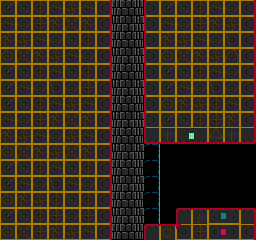

The image is a tile-based game level rendered from a .tmx file. Its description and complete source (layers, tilesets, objects, tile grids) follow:
An orthogonal 16x15 tile map with 16x16 px tiles, 2 tile layers (back, front) and 4 objects (Lift).

<map version="1.0" orientation="orthogonal" width="16" height="15" tilewidth="16" tileheight="16">
 <tileset firstgid="1" name="tiles1" tilewidth="16" tileheight="16">
  <image source="../../img/tiles/tiles0.gif" trans="ff00ff" width="256" height="256" />
 </tileset>
 <layer name="back" width="16" height="15">
  <data encoding="csv">
0,0,0,0,0,0,182,131,132,198,0,0,0,0,0,0,
0,0,0,0,0,0,182,147,148,198,0,0,0,0,0,0,
0,0,0,0,0,0,182,131,132,198,0,0,0,0,0,0,
0,0,0,0,0,0,182,147,148,198,0,0,0,0,0,0,
0,0,0,0,0,0,182,131,132,198,0,0,0,0,0,0,
0,0,0,0,0,0,182,147,148,198,0,0,0,0,0,0,
0,0,0,0,0,0,182,131,132,198,0,0,0,0,0,0,
0,0,0,0,0,0,182,147,148,198,0,0,0,0,0,0,
0,0,0,0,0,0,182,131,132,198,0,0,0,0,0,0,
0,0,0,0,0,0,182,147,148,198,0,0,0,0,0,0,
0,0,0,0,0,0,182,131,132,198,0,0,0,0,0,0,
0,0,0,0,0,0,182,147,148,198,0,0,0,0,0,0,
0,0,0,0,0,0,182,131,132,198,0,0,0,0,0,0,
0,0,0,0,0,0,182,147,148,198,0,0,0,0,0,0,
0,0,0,0,0,0,182,131,132,198,0,0,0,0,0,0
</data>
 </layer>
 <layer name="front" width="16" height="15">
  <data encoding="csv">
98,99,100,101,118,101,104,0,0,97,98,99,100,101,102,104,
101,102,116,117,115,117,120,0,0,113,101,102,116,117,118,120,
117,118,101,102,99,100,104,0,0,97,117,118,101,102,103,104,
114,115,117,118,101,102,104,0,0,113,114,115,117,118,119,104,
98,99,100,101,99,100,120,0,0,97,98,99,100,101,102,120,
98,101,102,103,102,116,104,0,0,113,98,101,102,103,102,104,
98,99,100,101,118,101,104,0,0,97,114,117,118,100,101,104,
101,102,116,117,115,117,120,0,0,97,98,99,100,116,117,120,
117,118,101,102,118,101,104,0,0,17,20,5,6,23,20,24,
114,115,117,118,115,117,120,0,0,0,0,0,0,0,0,0,
98,99,100,101,99,100,104,0,0,0,0,0,0,0,0,0,
98,101,102,103,101,102,104,0,0,0,0,0,0,0,0,0,
114,117,118,100,99,100,104,0,0,0,0,0,0,0,0,0,
98,99,100,116,102,116,120,0,0,0,0,33,36,55,56,40,
114,115,116,117,118,101,120,0,0,33,34,133,116,81,82,104
</data>
 </layer>
 <objectgroup name="lines" width="16" height="15" visible="0">
  <properties>
   <property name="map_tile" value="10" />
   <property name="type" value="[&quot;n&quot;,&quot;s&quot;,&quot;e&quot;]" />
  </properties>
  <object x="144" y="0">
   <polyline points="0,0 0,160 112,160 112,32" />
  </object>
  <object x="256" y="208">
   <polyline points="0,0 -80,0 -80,16 -112,16 -112,32" />
  </object>
  <object x="112" y="240">
   <polyline points="0,0 0,-240" />
  </object>
 </objectgroup>
 <objectgroup name="objects" width="16" height="15">
  <object name="Lift" gid="1" x="112" y="192" />
 </objectgroup>
</map>
